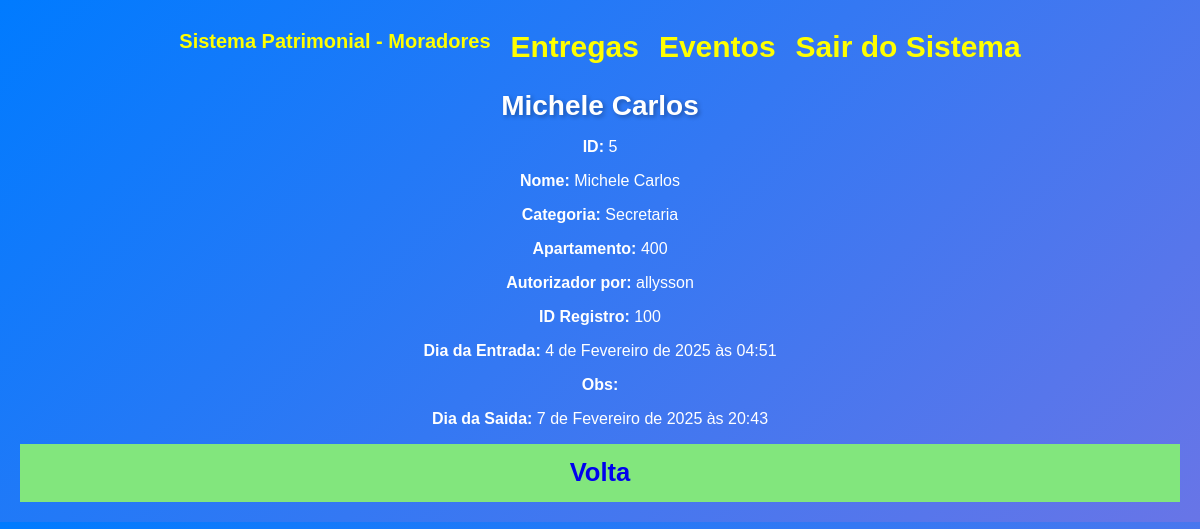
Page /moradores/registro_index/5/detail/ (signed in) on the committed database.
### contact/models.py (models this page shows, shortened)
class Visitante(models.Model):
    nome = models.CharField(max_length=254)
    apartamento = models.ForeignKey(Apartamento,
                                    on_delete=models.SET_NULL,
                                    blank=True, null=True
                                     )
    categoria = models.ForeignKey(Categoria,
                                    on_delete=models.SET_NULL,
                                    blank=True, null=True
                                     )
    autorizador = models.ForeignKey(User, on_delete=models.SET_NULL,
                                    blank=True, null=True
                                     )
    data_entrada = models.DateTimeField(default=timezone.now)
    id_registro = models.CharField(max_length=50)
    obs = models.TextField(blank=True)
    saida = models.DateTimeField(null=True, blank=True)

class Categoria(models.Model):
    nome = models.CharField(max_length=50)
    def __str__(self) -> str:
        return self.nome

class Apartamento(models.Model):
    numero_apartamento = models.CharField(max_length=50)
    anda = models.CharField(max_length=50)
    def __str__(self) -> str:
        return self.numero_apartamento

### moradores/views.py (the view)
# urls.py: path('registro_index/<int:id_visitante>/detail/', views.visitante_id, name='visitante_id' ),
@morador_required
def visitante_id(request, id_visitante):
    visitanteIndex = get_object_or_404(Visitante, pk=id_visitante)
    site_title = f'  {visitanteIndex.nome} - '
    context = {
        'visitantes': visitanteIndex,
        'site_title': site_title,
    }
    return render(request, 'moradores/id_visitante.html', context)

### moradores/views.py (called while the page is built)
def morador_required(view_func):
    @wraps(view_func)
    @login_required(login_url='moradores:login_views_moradores')  # Exige login
    def _wrapped_view(request, *args, **kwargs):
        if not hasattr(request.user, 'moradore'):  # Se não for morador
            messages.error(request, 'Acesso negado! Somente moradores podem acessar esta área.')
            return redirect('moradores:login_views_moradores')  # Redireciona para a página inicial ou login dos porteiros
        return view_func(request, *args, **kwargs)
    return _wrapped_view

### moradores/templates/moradores/id_visitante.html
<!DOCTYPE html>
<html lang="pt-br">
<head>
    {% include "cabecario/_base.html" %}
</head>
<body>
    {% include "cabecario/menu.html" %}
    <div class="single-contact">
        <h1 class="single-contact-name">
            {{ visitantes.nome }}
        </h1>
        <p><b>ID:</b> {{ visitantes.id }}</p>
        <p><b>Nome:</b> {{ visitantes.nome }}</p>
        <p><b>Categoria:</b> {{ visitantes.categoria }}</p>
        <p><b>Apartamento:</b> {{ visitantes.apartamento }}</p>
        <p><b>Autorizador por:</b> {{ visitantes.autorizador }}</p>
        <p><b>ID Registro:</b> {{ visitantes.id_registro }}</p>
        <p><b>Dia da Entrada:</b> {{ visitantes.data_entrada }}</p>
        <p><b>Obs:</b> {{ visitantes.obs }}</p>
        {% if visitantes.saida == none %}
            <p> Continua no Apartamento
        {% else %}
            <p><b>Dia da Saida:</b> {{ visitantes.saida }}</p>
        {% endif %}
        <div class="contact-links">
             <a class="btn btn-link btn-volta"
            href="{% url 'moradores:indexMoradores' %}">
             Volta
             </a>
        </div>
    </div>
</body>
</html>

### moradores/templates/cabecario/_base.html (style rules this page uses)
:root { --spacing: 1.5rem; --link-dark-color: rgb(255, 255, 255); --link-light-color: rgb(156, 217, 255); --clr-white: rgb(245, 245, 255); --clr-black: rgb(0, 0, 30); --clr-light-gray: rgb(230, 230, 245); --clr-dark-shadow-5: rgba(0, 0, 10, 5%); --clr-dark-shadow-10: rgba(0, 0, 10, 10%); --clr-dark-shadow-20: rgba(0, 0, 10, 20%); --clr-light-shadow-5: rgba(200, 200, 255, 5%); --clr-light-shadow-10: rgba(200, 200, 255, 10%); --clr-light-shadow-20: rgba(200, 200, 255, 20%); --main-page-width: 120rem; --table-min-width: 60rem; --biggest-font-size: 5rem; --bigger-font-size: 4rem; --big-font-size: 3.2rem; --medium-font-size: 2.4rem; --small-font-size: 1.6rem; --smaller-font-size: 1.4rem; --smallest-font-size: 1.2rem; --transition-fast: 300ms; --transition-medium: 600ms; --transition-slow: 1s; --default-border-radius: 4px; }
* { margin: 0; padding: 0; box-sizing: border-box; font-family: Arial, sans-serif; }
body { background: linear-gradient(135deg, #007bff,rgb(104, 117, 231)); color: #fff; text-align: center; padding: 20px; }
h1 { margin-bottom: 20px; font-size: 28px; text-shadow: 2px 2px 4px rgba(0, 0, 0, 0.3); }
.single-contact h1 { margin: 1rem 0; }
.single-contact p { margin: 1rem 0; }
.btn-link { font-size: var(--small-font-size); text-decoration: none; font-weight: bold; padding: 1rem; display: block; line-height: var(--small-font-size); }
.btn-volta { background: rgb(130, 230, 125); }

### rows in the picture
Visitante: nome "Michele Carlos", id "5", categoria "Secretaria", apartamento "400", autorizador "allysson", id_registro "100", data_entrada "4 de Fevereiro de 2025 às 04:51", saida "7 de Fevereiro de 2025 às 20:43"
